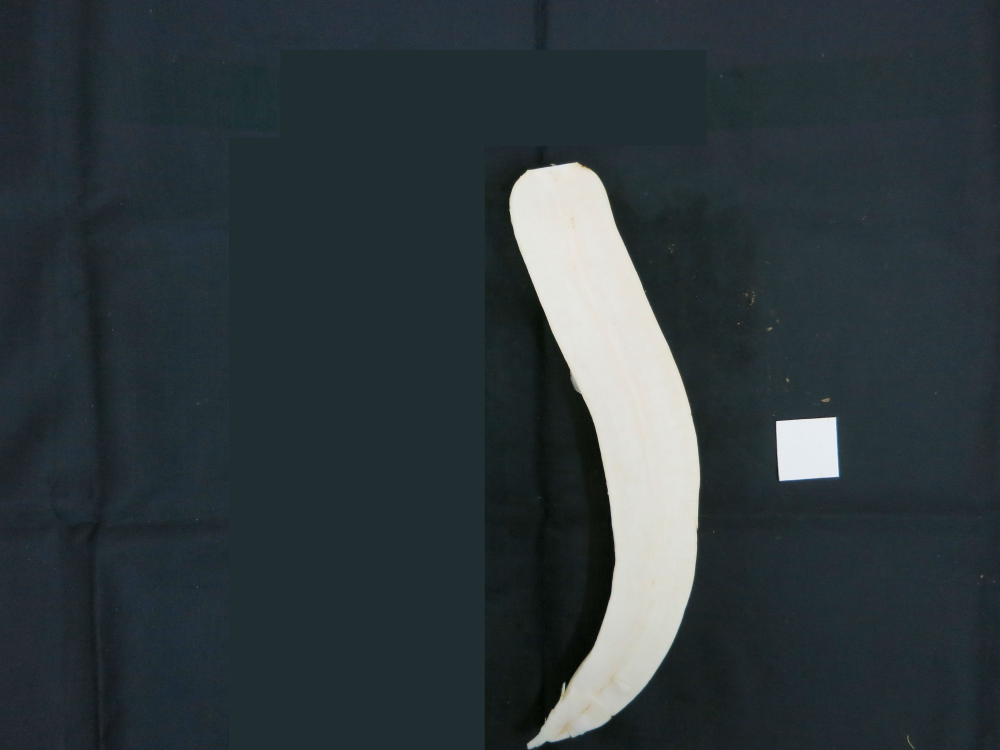
#> input picture daikon/pics/horyou2c6k.jpg, 4000 x 3000 px (shown at 1/4 size)
$ jupyter execute --allow-errors 'Radishlib 用例2.ipynb'   (shell and % lines are left out)   (older library calls are emulated)
#> lines starting #> are read from the running program, lines starting #| are printed output that depends on the picture; after the words box and inside, x2 and y2 are one past the last pixel; in counts of white or black regions, pixels touching at a corner belong together
### daikon/radishlib.py
# -*- coding: utf-8 -*-

#  radishib.py
#
import cv2
import matplotlib
import matplotlib.pyplot as plt
from thin.thin import getSkelline
import numpy as np
import random
from copy import copy
import math

''' ------------------------------------
   cv2 用の画像を matplotlib の imshow で表示するための関数
'''

# 表示をオンオフするためのフラグ
IMGON = True

# プロット用関数
def plotimg(img,layout="111"):
    if IMGON is False: return
    if len(img.shape) == 2:
        pltgry(img,layout)
    elif len(img.shape) ==3:
        pltcol(img,layout)

def pltgry(img,layout="111"):
    plt.subplot(layout)
    plt.axis('off')
    plt.imshow(cv2.cvtColor(img,cv2.COLOR_GRAY2RGB))

def pltcol(img,layout="111"):
    plt.subplot(layout)
    plt.axis('off')
    plt.imshow(cv2.cvtColor(img,cv2.COLOR_BGR2RGB))

# ２枚の画像をサイズを並べた画像を作って表示する
def paraimage(img1,img2):
    h1,w1 = img1.shape[:2]
    h2,w2 = img2.shape[:2]
    if img1.ndim == 2:
        img11 = np.zeros((h1,w1,3))
        img11[:,:,0]=img11[:,:,1]=img11[:,:,2]=img1
    else:
        img11=img1
    if img2.ndim == 2:
        img22 = np.zeros((h2,w2,3))
        img22[:,:,0]=img22[:,:,1]=img22[:,:,2]=img2
    else:
        img22=img2
    paraimg = 255*np.ones((max(h1,h2),w1+w2+10,3),dtype=np.uint8)

    paraimg[0:h1,0:w1,:] = img11
    paraimg[0:h2,w1+10:,:]=img22
    plotimg(paraimg)

# 余分なマージンをカットする関数
# 余分なマージンをカットした画像を返す関数． オブジェクトサイズ/ratio だけマージンを残す
# 対象とする画像はシルエットが白のシルエット画像に限定
# ratio :  縁として残す割合　　　デフォルトは４　　　４なら白領域を囲む幅、高さの 1/4 のサイズの縁を残す
# showrec : 囲む矩形を描画するかどうかのフラグ  default は False つまり描かない
# color :  矩形を描く色
# bsize :  矩形の線の太さ

def cutmargin(img,ratio=4, showline = False, color=(255,255,255), bsize = 2) :
    x,y,w,h = cv2.boundingRect(img)
    x2 = int(w/ratio)
    y2 = int(h/ratio)
    shp = (h+2*y2,w+2*x2)
    outimg = np.zeros(shp, dtype=np.uint8)
    outimg[y2:y2+h,x2:x2+w]=img[y:y+h,x:x+w]
    if showline :
        outimg = cv2.rectangle(outimg,(x2,y2),(x2+w,y2+h),color,bsize)
    return outimg

# 指定された中心周りに指定された角度だけ画像を回転してマージンをカットする関数
# img : 入力画像
# deg : 回転角　degree
# cx,cy :  回転の中心　　　cx が負の数の場合は画像の中心を基準に回転
# ratio :  縁として残す割合

def imagerotation(img, deg,cx= -1, cy=-1 , ratio=4):  # deg 回転角，　(cx,cy) 回転中心  ratio
    if cx < 0:
        cx = img.shape[1]/2
        cy = img.shape[0]/2
    rows,cols = img.shape[:2]
    need = int(np.sqrt(rows**2+cols**2)) # 描画エリアを十分確保するために対角の長さを計算
    xoff = int((need-cols)/2)
    yoff = int((need-rows)/2)
    tmpimg = np.zeros((need,need),dtype=np.uint8) # 描画用画像エリア
    tmpimg[yoff:yoff+rows,xoff:xoff+cols]=img # シルエット画像をコピー
    mat = cv2.getRotationMatrix2D((cx+xoff,cy+yoff), deg, 1.0)
    outimg = cv2.warpAffine(tmpimg, mat, (0,0))
    outimg = cutmargin(outimg,ratio)
    cv2.threshold(outimg,127,255,cv2.THRESH_BINARY,dst=outimg)
    return outimg

# 回転を考慮した矩形でカットし，それを水平に向けた上でマージンをカット
def rotateAndcut(img,ratio=4) :
    cntimg = copy(img)
    _img,contours,hierarchy = cv2.findContours(cntimg, cv2.RETR_EXTERNAL, cv2.CHAIN_APPROX_NONE)
    radishcon = contours[0] # ダイコンの輪郭線
    para_reps = 0.01 # Sufficient accuracy for the radius (distance between the coordinate origin and the line).
    para_aeps = 0.01 # Sufficient accuracy for the angle. 0.01 would be a good default value for reps and aeps.
    # cv2.DIST_L2 は あてはめ誤差の評価基準　https://goo.gl/i0UQag
    [vx,vy,x0,y0] = cv2.fitLine(radishcon, cv2.DIST_L2,0,para_reps,para_aeps)
    deg = math.atan2(vy,vx)*180/np.pi + 180 # 必要な回転角の計算
    outimg = imagerotation(img,deg,x0,y0, ratio)
    return outimg

''' ------------------------------------
   ２階調化と膨張収縮によるゴミ除去

   ２階調化した後
   MORPH_OPEN（収縮後膨張） を２回実行して孤立点や線幅１の髭を除去×２回
   MORPH_CLOSE（膨張後収縮） を２回実行して穴埋め×２回
'''
def dthreshold(image, thres=70, open=True, close=True):
    ret,bw=cv2.threshold(image,thres,255,cv2.THRESH_BINARY)
    kernel = np.ones((5,5),np.uint8)
    if open: bw=cv2.morphologyEx(bw,cv2.MORPH_OPEN, kernel,iterations = 2)
    if close: bw=cv2.morphologyEx(bw,cv2.MORPH_CLOSE, kernel,iterations = 2)
    return bw

''' ------------------------------------
    ラベルイメージから小領域を削除する
'''
# [6 lines left out: function removeSmallArea, not called in this run]

''' ------------------------------------
    白黒画像中の最大面積の連結成分を取り出す
'''
def getBigWhite(image):
    (numberoflabels, labelimage, menseki) = labeling(image,connectivity=4,b_or_w=1)
    # 1番大きな領域がダイコンの主要部分であると仮定する。
    dnum = np.argmax(menseki[1:]) #1番以降を取りだしたときに一番大きい要素を持つ index
    img = np.uint8(labelimage==dnum+1)*255
    return img

''' ------------------------------------
    白画素の数を答える
'''
def countWhitePixels(image):
    area = -1
    if image.ndim == 2:
        area = np.sum(image/255)
    return area


''' ------------------------------------
    ダイコン画像と指標画像を分離し、基準となる長さを画素数として求める
    bw ：　画像
    choice : 1  なら1番大きい領域を取り出す。　２なら２番めに大きい領域を取り出す
    output: True ならファイル出力する
    show : True なら表示する
    outfile: 出力ファイル名
    返り値：　ダイコン画像、指標画像、単位長さ辺りのピクセル数、面積
'''
# [18 lines left out: function getRadish, not called in this run]


''' ------------------------------------
ラベリングして色つけ
    image  2値画像
    connectivity  8連結型か4連結型かのスイッチ(default 8 )
        4連結の場合は斜めに隣接していても連続していないと考える
    bw 1 なら白領域のラベリング、０なら黒領域のラベリング

        関数
            labeling()  ->  ラベリングしてラベル数、ラベル画像、情報を返す  (gray)
            color2label()  -> ラベル画像に色づけして返す（color)
            colorlabeling()  ->  ラベリングして色付けしてカラー画像を返す（color)

    返り値  (numberoflabels, labelimg, menseki)
         numberoflabels  ラベルの数（反対色全体も０のラベルがつくので１多くなる）
         labelimg　各画素の明るさデータの代わりにラベルデータが入った画像
         menseki 各ラベルのつけられた画素数のリスト
'''
# image に連結成分ごとのラベルをつけて画像として返す関数
def labeling(image,connectivity=8,b_or_w=1):
    con = labeling2(image,connectivity,b_or_w)
    numberoflabels = con[0]
    labelimg = con[1]
    menseki  = con[2][:,cv2.CC_STAT_AREA]
    return (numberoflabels, labelimg, menseki)

# labeling2 は connectedcomponentWithStats そのもの。labeling は面積のみ取り出して返す
def labeling2(image,connectivity=8,b_or_w=1):
    img = np.array(image,dtype=np.uint8)
    if b_or_w == 0: img = ~img
    con = cv2.connectedComponentsWithStats(img, connectivity)
    return con

# ラベル画像に色づけして返す関数
# [29 lines left out: functions color2label, colorlabeling, not called in this run]

''' ------------------------------------
線図形のセグメンテーション
'''
# 指定されたピクセルの周囲のピクセルを取得
# [5 lines left out: function neighbours, not called in this run]

# 連結数 (8連結)
def connection_number(neighbours):
    n = 1-np.array(neighbours)
    return sum((1-n)[:-2]), sum( n[i] -  n[i]*n[i+1]*n[i+2]  for  i in range(0,7,2))

# スケルトンのリストを生成する関数、細線化バージョン
# [20 lines left out: function skellist, not called in this run]

''' ------------------------------------
スケルトンからの２値画像データの復元
'''
# スケルトンデータから2値画像データを復元 （検証のため）
# skeldata は [x,y,d] のリスト、dは距離データ

# [31 lines left out: functions skel2img, skel2img2, skelOnimg, not called in this run]

'''' ------------------------------------
スケルトンを分岐点で分割

完全に幅１の８連結線画であることが前提
'''
# [20 lines left out: function skllabel, not called in this run]

''' ------------------------------------
スケルトンの髭を除去する
'''
# [67 lines left out: functions oneSkelton, recalcDistanceP, not called in this run]


'''
描画関数

radiusfunc(invert)
軸に沿った距離を横軸，　その点の距離データを縦軸にしたグラフを描く
（距離データとは軸上の点から表皮までの最短距離．　　中央辺りでは径に相当する

'''
# [39 lines left out: functions radiusfunc, makeNormalizedImage, not called in this run]

# 輪郭線の抽出
# mode 0  全体の輪郭　　mode 1 最大径より先だけの輪郭  mode 2 先の上半分だけ
def  getContour(img, mode):
    center = img.shape[0]/2
    if mode == 0 or mode == 3:
        ret, bw = cv2.threshold(img,0,255,cv2.THRESH_BINARY)
    else:
        ret, bw = cv2.threshold(img,200,255,cv2.THRESH_BINARY)
    image, contours, hierarchy = cv2.findContours(bw,cv2.RETR_EXTERNAL,cv2.CHAIN_APPROX_NONE)
    if  mode ==2:
        cnt = []
        maxx = np.max(contours[:][0][1])
        for i in contours[0]:
            if i[0][1] >= center and i[0][0]<maxx :
                cnt.append([list(i[0])])
            contours = np.array([cnt])
    if  mode ==3:
        cnt = []
        maxx = np.max(contours[:][0][1])
        for i in contours[0]:
            if i[0][1] >= center:
                cnt.append([list(i[0])])
            contours = np.array([cnt])
    return image,contours


# 先端部分だけの点列の生成
# [53 lines left out: functions getTipData, getTipDataAll, shiftX, sizeNormalize, drawAxis, not called in this run]

# rimg 画像
# points cv2.findContours が返す輪郭線データ
# dotsize 輪郭線を描く線の太さ
# ldotsize 飛び飛びに塗る点の点の太さ
# sdotsize 始点の点の太さ
# interval 飛び飛びに異なる色で塗る点の間の間隔
# flags 中間点や始点を別色で目立つように表示するかどうか
def drawRadishContour(rimg, points, dotsize =1,ldotsize=3, sdotsize=10,interval=20,flag=False):
    sh = rimg.shape
    zeroimg = np.zeros(sh,dtype=np.uint8)
    pltimg = np.zeros((sh[0],sh[1],3),dtype=np.uint8)
    pltimg = cv2.merge((rimg,rimg,rimg))
    for i in range (len(points)):
            cv2.circle(pltimg,(points[i][0],points[i][1]),dotsize,(0,255,255),-1)
    if flag :
        for i in range (0,len(points),interval):
                cv2.circle(pltimg,(points[i][0],points[i][1]),ldotsize,(255,0,0),-1)
        cv2.circle(pltimg,(points[0][0],points[0][1]),sdotsize,(0,0,255),-1)
    return pltimg

# 各連続３点それぞれについて３つのベクトルを求める
# pts サンプル点
# samplefactor  この数でサンプル数を割った値だけ離れた3点で曲率を求める
# median ミディアンフィルタをかけるかどうかの真理値
# mmasklen ミディアンフィルタで雑音除去する際に、前後この値まで離れた点を使う
# smooth 平滑化を行うかどうかの真理値
# smasklen 平滑化フィルタのサイズ　2*smasklen + 1 のデータの平均が使われる
# open  両端が開いている場合True、　閉路の場合　False
#     スケルトンの曲率を求める場合は　　True , 輪郭の場合は False
# [92 lines left out: function curvature, not called in this run]
    # pts: サンプル点,
    # dl : サンプルの始点から測った折れ線近似された輪郭に沿って各点までの距離
    # cuv: 曲率のリスト

'''
山登りによるスケルトン抽出

軸に沿った距離を横軸，　その点の距離データを縦軸にしたグラフを描く
（距離データとは軸上の点から表皮までの最短距離．　　中央辺りでは径に相当する

'''

# 座標(x,y) の８近傍データの取得
# 方向番号は右を０として、時計回り
#        5  6  7
#        4     0
#        3  4  1
# [115 lines left out: functions get8nb, decideDirection, getNextRidge13, not called in this run]

''' ******* 指定点からのスケルトントレース　方法１

 point = (sx,sy) 追跡開始点、
 direct  = 0~7  初期追跡方向、
　　　　　　5   6   7
     4   　　　   0　　　　　  右方向を０とし、時計回りに、１，２，３
     3   2   1
 distances 距離データの２次元配列
 phaseswitch  この太さの地点を通り過ぎるまでは周辺が黒画素から距離１でも先に進む
 para1 斜め方向の割引率
 para2 後述
'''
''' 【概要】
追跡開始点から direct の方向に、次式の評価値の高い点をピックアップすることでスケルトンを得る。

評価値　＝　黒画素からの距離　＋　 para2 * 開始点からの距離

停止条件：最大径地点通過後、距離１の点にたどり着いた

ただし、phaseswitch で指定する距離の点に遭遇するまでは距離1の点があったとしても追跡を続ける
返り値 skel は [x座標、y座標、距離] のリスト（numpy array）

'''
# [27 lines left out: function traceRidges1, not called in this run]


''' ******* 指定点からのスケルトントレース　方法2

 point = (sx,sy) 追跡開始点、
 targetpoint = (mx,my)  目標点　　　通常は最大径地点を指定する
 direct  = 0~7  初期追跡方向、
　　　　　　5   6   7
     4   　　　   0　　　　　  右方向を０とし、時計回りに、１，２，３
     3   2   1
 distances 距離データの２次元配列
 phaseswitch  この太さの地点を通り過ぎるまでは周辺が黒画素から距離１でも先に進む
 para1 斜め方向の割引率
 para2 角度の偏移の排除基準
'''
''' 【概要】
追跡開始点から direct の方向に、黒画素からの距離　＋　 para2 * 開始点からの距離

停止条件：最大径地点通過後、距離１の点にたどり着いた

ただし、phaseswitch で指定する距離の点に遭遇するまでは距離1の点があったとしても追跡を続ける
返り値 skel は [x座標、y座標、距離] のリスト（numpy array）

'''

# [195 lines left out: functions getNextRidge2, traceRidges2, traceRidges3, recalcDistanceP, makeNormalizedImage, not called in this run]

### daikon/Radishlib 用例2.ipynb
# スケルトンの自動抽出

[cell 1]
import radishlib as rdl

# %matplotlib notebook
import numpy as np
import matplotlib.pyplot as plt
from copy import copy
import cv2

# 表示のオンオフ
IMGON = True

# 処理対象画像
imgfile = 'pics/horyou2c6k.jpg'

# 表示のオンオフ
IMGON = True

# 画像の読み込み
src = cv2.imread(imgfile,0)
# ２階調化
bw = rdl.dthreshold(src)
#> in dthreshold, `ret,bw=cv2.threshold(image,thres,255,cv2.THRESH_BINARY)`:
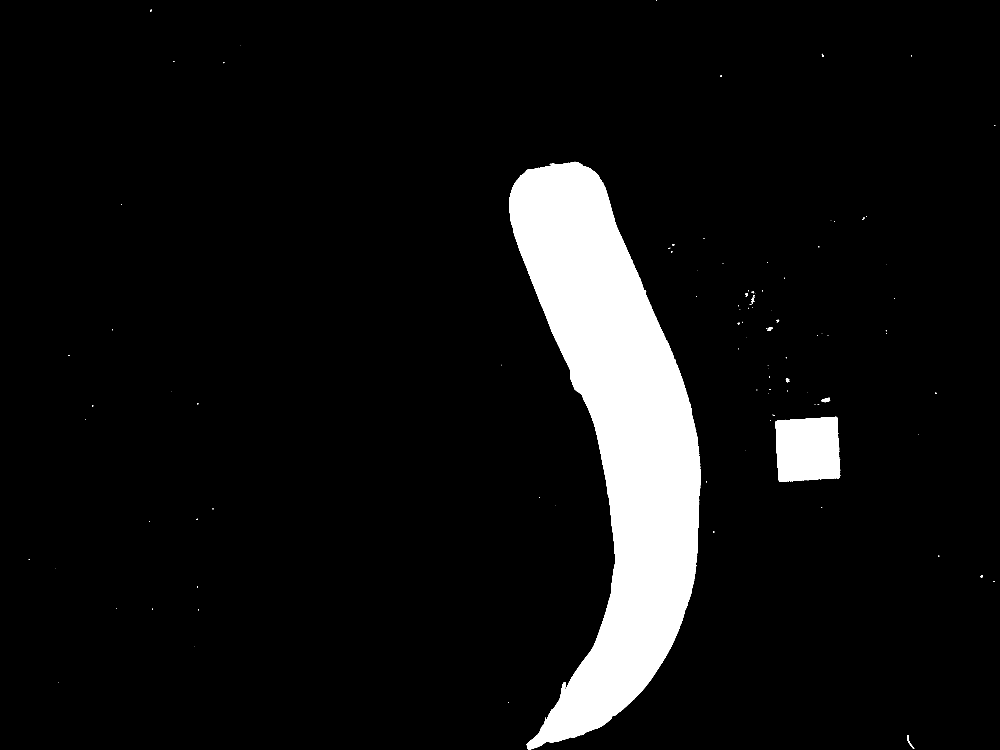
#> bw: shape (3000, 4000) (shown at 1/4 size); 7.6% white; 136 white regions (115 under 20 px), largest, box (x1, y1, x2, y2) and area: (2036, 647, 2803, 2998) 850720, (3102, 1668, 3361, 1928) 60426, (3285, 1591, 3320, 1609) 393
#> in dthreshold, `ret,bw=cv2.threshold(image,thres,255,cv2.THRESH_BINARY)`: ret = 70
# 最大白領域の取り出し
bw = rdl.getBigWhite(bw)
#> in labeling, `numberoflabels = con[0]`: numberoflabels = 5
#> in labeling, `labelimg = con[1]`:
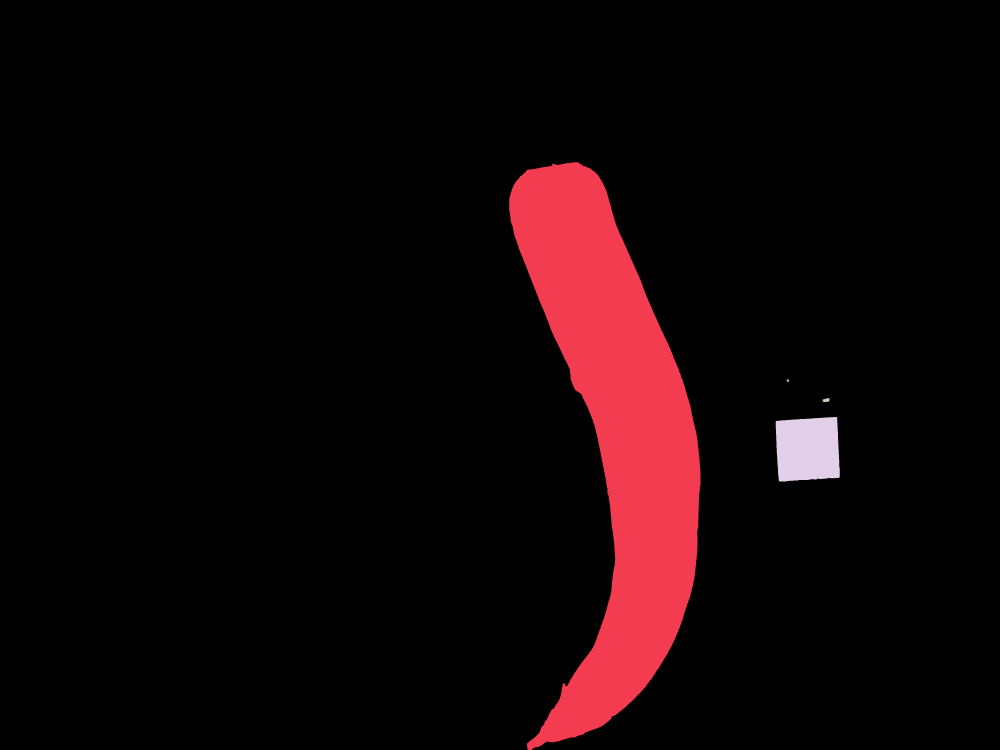
#> labelimg: shape (3000, 4000) int32 (shown at 1/4 size); 5 distinct labels, from 0 to 4; one colour per label, 0 black
#> in labeling, `menseki  = con[2][:,cv2.CC_STAT_AREA]`: menseki = [11089312, 850190, 81, 336, 60081]
#> in getBigWhite, `(numberoflabels, labelimage, menseki) = labeling(image,connectivity=4,..`: numberoflabels = 5; menseki = [11089312, 850190, 81, 336, 60081]
#> in getBigWhite, `dnum = np.argmax(menseki[1:])`: dnum = 0

# ダミー画像の生成
'''dd = int(np.sqrt(2)*100)
dummy =  np.zeros((800,1000),dtype=np.uint8)
dummy = cv2.circle(dummy,(300,400), 100, (255,255,255), -1)
dummy = cv2.circle(dummy,(400,400), dd,  (255,255,255), -1)
dummy = cv2.rectangle(dummy,(400,400-dd),(600,400+dd),  (255,255,255), -1)
dummy = cv2.ellipse(dummy,(400+dd,400),(300,dd),0,0,360,(255,255,255), -1)

src = dummy
bw = dummy
'''
rdl.paraimage(src,bw)
#> in paraimage, `paraimg[0:h1,0:w1,:] = img11`:
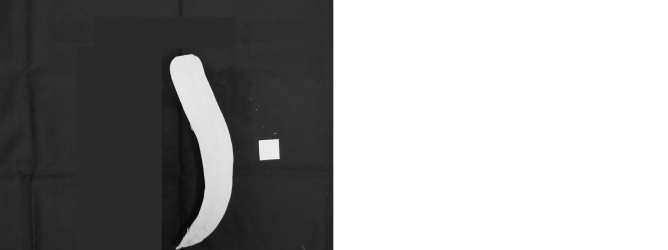
#> paraimg: shape (3000, 8010, 3) (shown at 1/12 size); min 0, max 255, mean 154.9
#> in paraimage, `paraimg[0:h2,w1+10:,:]=img22`:
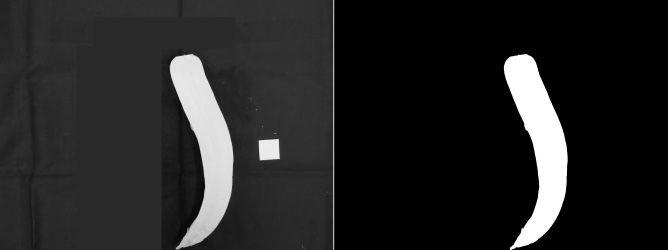
#> paraimg: shape (3000, 8010, 3) (shown at 1/12 size); min 0, max 255, mean 36.6

print("面積は", rdl.countWhitePixels(bw))
#> in countWhitePixels, `area = np.sum(image/255)`: area = 850190
#| 面積は 850190.0

（注意）　２値化関数 dthreshold のしきい値のデフォルトは７０。小領域の雑音除去もデフォルトで実行する。
画像によってはしきい値７０を変えないといけない場合がある。

getBigWhite で最大の白領域を取り出しているので、もし最大領域が目的の領域でない場合は getBigWhite の定義式の１を変えればよい。

# 余白除去

[cell 2]
#  使用例
# グレイ画像の場合，もしくは結果をグレー化したい場合
cutimg = rdl.cutmargin(bw, ratio=4, showline=False, color=(255,0,0),bsize=6)
#> in cutmargin, `x,y,w,h = cv2.boundingRect(img)`: x = 2037; y = 649; w = 765; h = 2351
#> in cutmargin, `x2 = int(w/ratio)`: x2 = 191
#> in cutmargin, `y2 = int(h/ratio)`: y2 = 587
#> in cutmargin, `shp = (h+2*y2,w+2*x2)`: shp = (3525, 1147)
#> in cutmargin, `outimg[y2:y2+h,x2:x2+w]=img[y:y+h,x:x+w]`:
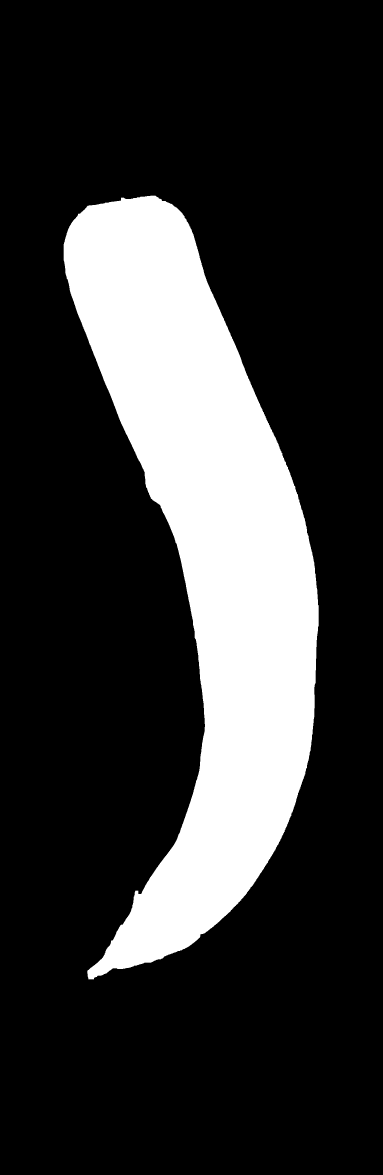
#> outimg: shape (3525, 1147) (shown at 1/3 size); 21% white; 1 white region, box (x1, y1, x2, y2) and area: (191, 587, 956, 2938) 850190
rdl.paraimage(bw,cutimg)
#> (the rest of the program and of its run is left out)
